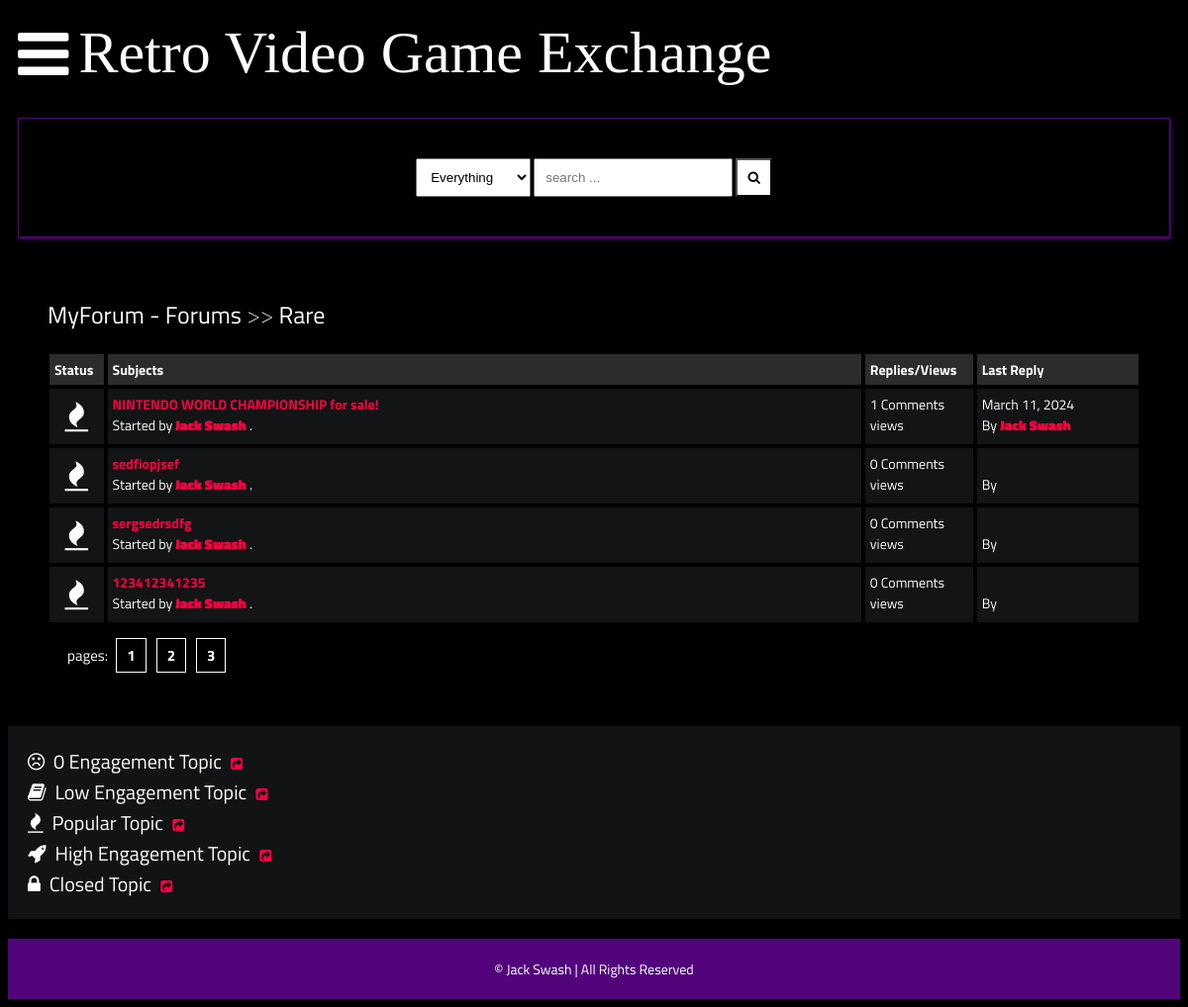
Before: /posts/rare/ with the older database file.
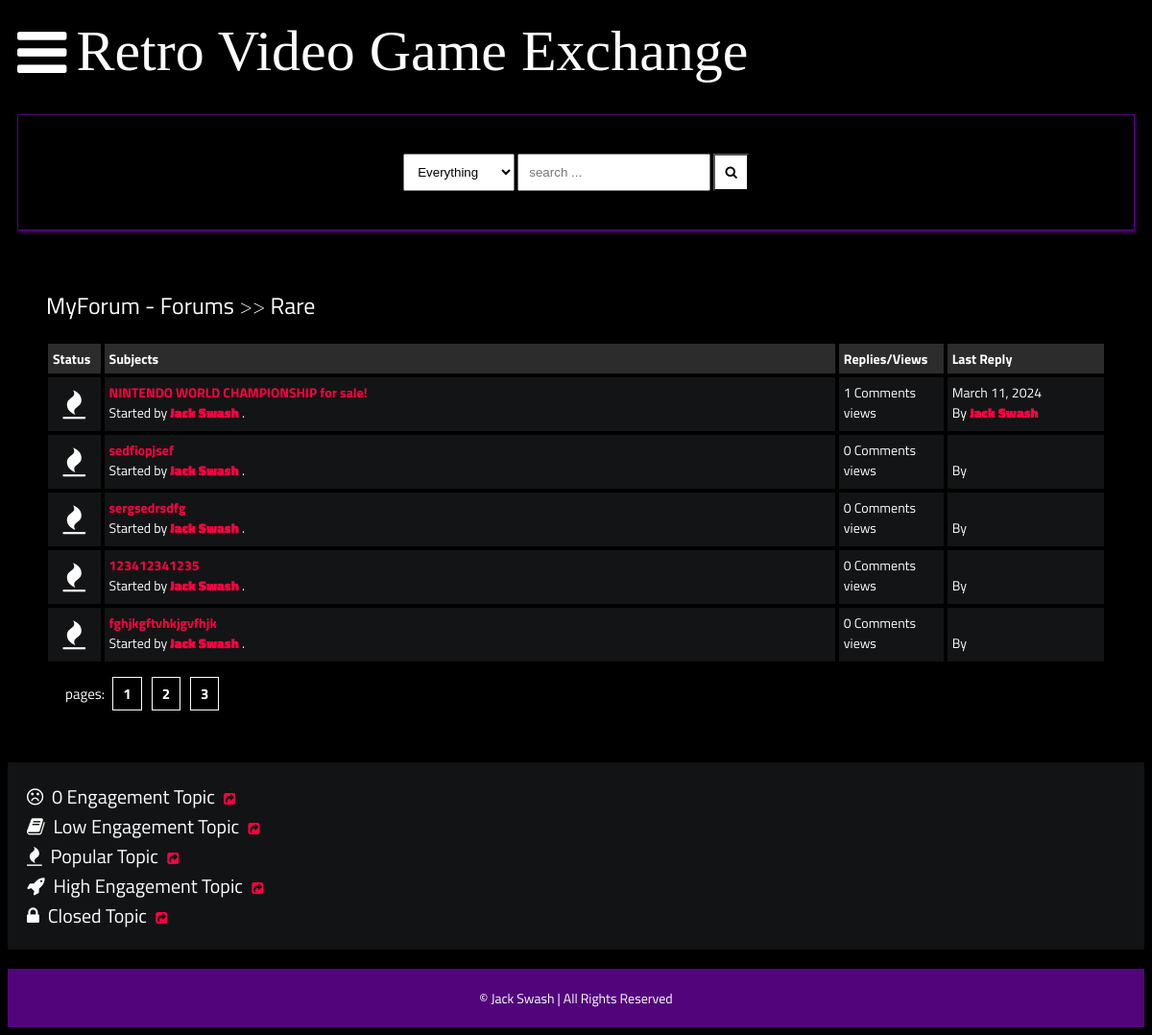
After: the same page with the newer database file.
### main/models.py (models this page shows, shortened)
class Post(models.Model):
    title = models.CharField(max_length=400)
    slug = models.SlugField(max_length=400, unique=True, blank=True)
    user = models.ForeignKey(Author, on_delete=models.CASCADE)
    content = HTMLField()
    categories = models.ManyToManyField(Category)
    date = models.DateTimeField(auto_now_add=True)
    approved = models.BooleanField(default=False)
    hit_count_generic = GenericRelation (HitCount, object_id_field='object_pk',
        related_query_name='hit_count_generic_relation'
    )
    tags = TaggableManager()
    comments = models.ManyToManyField(Comment, blank=True)
    def get_url(self):
        return reverse("detail", kwargs={
            "slug":self.slug
        })
    @property
    def num_comments(self):
        return self.comments.count()
    @property
    def last_reply(self):
        return self.comments.latest("date")

class Author(models.Model):
    user = models.ForeignKey(User, on_delete=models.CASCADE)
    fullname = models.CharField(max_length=40, blank=True)
    slug = models.SlugField(max_length=400, unique=True, blank=True)
    bio = HTMLField()
    points = models.IntegerField(default=0)
    profile_pic = ResizedImageField(size=[50,80], quality=100, upload_to="authors", default=None, null=True, blank=True)

class Comment(models.Model):
    user = models.ForeignKey(Author, on_delete=models.CASCADE)
    content = models.TextField()
    date = models.DateTimeField(auto_now_add=True)
    replies = models.ManyToManyField(Reply, blank=True)

### main/views.py (the view)
# urls.py: path("posts/<slug>/", posts, name="posts"),
def posts(request, slug):
    category = get_object_or_404(Category, slug=slug)
    posts = Post.objects.filter(approved=True, categories=category)
    paginator = Paginator(posts, 5)
    page = request.GET.get("page")
    try:
        posts = paginator.page(page)
    except PageNotAnInteger:
        posts = paginator.page(1)
    except EmptyPage:
        posts = paginator.page(paginator.num_pages)
    context = {
        "posts":posts,
        "forum": category,
    }
    return render(request, "posts.html", context)

### main/models.py (called while the page is built)
    def get_url(self):
        return reverse("posts", kwargs={
            "slug":self.slug
        })

### templates/posts.html
{% extends 'base.html' %}
{% load hitcount_tags %}
{% block content %}
    <div class="container">
        <div class="navigate">
            <span><a href="{% url 'home' %}">MyForum - Forums</a> >> <a href="{{forum.get_url}}">{{forum.title}}</a></span>
        </div>
        <div class="posts-table">
            <div class="table-head">
                <div class="status">Status</div>
                <div class="subjects">Subjects</div>
                <div class="replies">Replies/Views</div>
                <div class="last-reply">Last Reply</div>
            </div>
            {% for post in posts %}
            <div class="table-row">
                <div class="status"><i class="fa fa-fire"></i></div>
                <div class="subjects">
                    <a href="{{post.get_url}}">{{post.title}}</a>
                    <br>
                    <span>Started by <b><a href="">{{post.user.fullname|title}}</a></b> .</span>
                </div>
                <div class="replies">
                    {{post.num_comments}} Comments <br> {% get_hit_count for post %} views
                </div>
                <div class="last-reply">
                    {{post.last_reply.date|date}}
                    <br>By <b><a href="">{{post.last_reply.user.fullname|title}}</a></b>
                </div>
            </div>
            {% endfor%}
        </div>
            <div class="pagination">
                pages: <a href="">1</a><a href="">2</a><a href="">3</a>
            </div>
    </div>
    <div class="note">
        <span><i class="fa fa-frown-o"></i>&nbsp; 0 Engagement Topic</span>&nbsp;&nbsp;&nbsp;<a href=""><i class="fa fa-share-square"></i></a><br>
        <span><i class="fa fa-book"></i>&nbsp; Low Engagement Topic</span>&nbsp;&nbsp;&nbsp;<a href=""><i class="fa fa-share-square"></i></a><br>
        <span><i class="fa fa-fire"></i>&nbsp; Popular Topic</span>&nbsp;&nbsp;&nbsp;<a href=""><i class="fa fa-share-square"></i></a><br>
        <span><i class="fa fa-rocket"></i>&nbsp; High Engagement Topic</span>&nbsp;&nbsp;&nbsp;<a href=""><i class="fa fa-share-square"></i></a><br>
        <span><i class="fa fa-lock"></i>&nbsp; Closed Topic</span>&nbsp;&nbsp;&nbsp;<a href=""><i class="fa fa-share-square"></i></a><br>
    </div>
    {% endblock content %}

Changed rows visible on the page:
added Post: title "fghjkgftvhkjgvfhjk", user.fullname "Jack Swash", num_comments "0"
